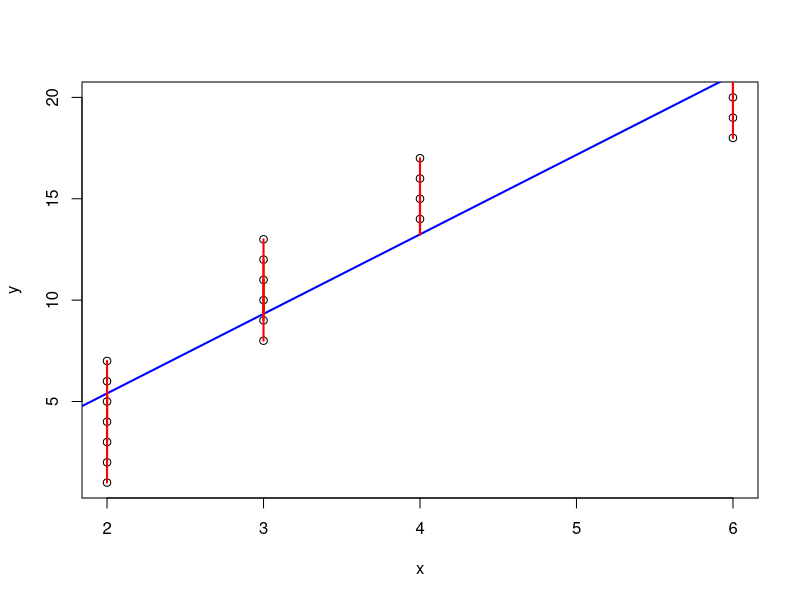

Generate this figure with R:
#################################
fun1<-function(n){
	for (i in 1:n)
	{
		if (i==1) { s=0}
		s=s+1/i^2
	}
	return(s)
}
for (i in seq(1,10000,length=10))
{	
	print(paste(i,fun1(i)-pi^2/6))
}
##################################
C=pi/2
a=1
n=10
for (i in seq(0,10))
{
	B=C-C/n*i
	A=pi-C-B
	b=a*sin(B)/sin(A)
	c=sqrt(a^2+b^2)
#---------- Inverse Pythogeraus
	A1=C-B
	A2=C-A
	a1=a*cos(A1)
	a2=b*sin(A)
#----------
#	print(paste(a,b,c,A*180/pi,B*180/pi,C*180/pi))
	lp1=format(c(a,b,c,A*180/pi,B*180/pi,C*180/pi,a1,a2,1/a^2+1/b^2-1/a1^2),digit=2,width=5)
	print(noquote(lp1))
}
###########################################

x=rep(c(2,3,4,6),c(7,6,4,3))
y=seq(1:length(x))
plot(x,y)
lm1=lm(y~x)
abline(lm1,lwd=2,col="blue")
e=resid(lm1)
yhat=predict(lm1)
for(i in 1:length(y)){
lines(c(x[i],x[i]),c(y[i],yhat[i]),col="red",lwd=2)
}

